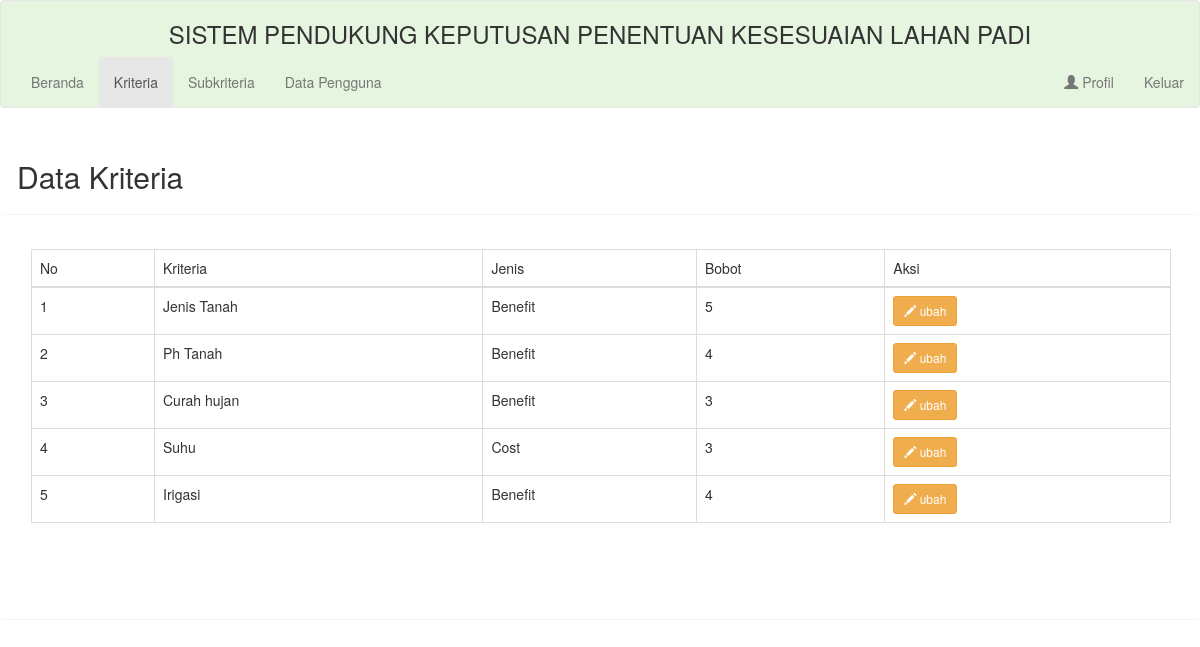
/admin/kriteria/data_kriteria.php, run on the app's committed database.
### tables this page shows
CREATE TABLE `kriteria` (
  `id_kriteria` int(11) NOT NULL,
  `nama_kriteria` varchar(255) NOT NULL,
  `jenis_kriteria` varchar(255) NOT NULL,
  `bobot_kriteria` double NOT NULL
);

### admin/kriteria/data_kriteria.php (the view, shortened to what this page needs)
<?php
include "../../koneksi.php";
 ?>
<!DOCTYPE html>
<html>
    <head>
        <link rel="stylesheet" href="https://maxcdn.bootstrapcdn.com/bootstrap/3.4.1/css/bootstrap.min.css">
    </head>
    <body>
        <div class="wrapper">
            <div id="content">
                <nav class="navbar navbar-default justify-content-center" style="background: #e5f5df">
                    <div class="container-fluid">
                   		 <center>
                   		 	<h3>SISTEM PENDUKUNG KEPUTUSAN PENENTUAN KESESUAIAN LAHAN PADI</h3>
                   		 </center>
                   		 <ul class="nav navbar-nav">
				      <li><a href="../index_admin.php">Beranda</a></li>
				      <li class="active"><a href="data_kriteria.php">Kriteria</a></li>
				      <li><a href="../subkriteria/data_subkriteria.php">Subkriteria</a></li>
				      <li><a href="../pengguna/data_pengguna.php">Data Pengguna</a></li>
				    </ul>
				    <ul class="nav navbar-nav navbar-right">
				      <li><a href="profil/data_diri.php"><span class="glyphicon glyphicon-user"></span> Profil</a></li>
                      <li><a href="../keluar.php">Keluar</a></li>
				    </ul>
                    </div>
                </nav>
                <div class="panel">
                <div class="panel panel-heading">
                    <h2>Data Kriteria</h2>
                </div>
                <div class="panel-body">
                  <div class="container">
                  <table class="table table-bordered">
                  	<thead>
                  		<tr>
                  			<td>No</td>
                  			<td>Kriteria</td>
                  			<td>Jenis</td>
                  			<td>Bobot</td>
                  			<td>Aksi</td>
                  		</tr>
                  	</thead>
                  	<tbody>
                  		<?php
                                $no = 1;
                                $sql = "SELECT * FROM kriteria";
		                        foreach ($dbh->query($sql) as $data) :
		                        ?>
		                <tr>
		                	<td><?php echo $no ?></td>
		                	<td><?php echo $data['nama_kriteria'] ?></td>
		                	<td><?php echo $data['jenis_kriteria'] ?></td>
		                	<td><?php echo $data['bobot_kriteria'] ?></td>
		                	<td>
	                      	<a href="edit_kriteria.php?kriteria=<?php echo $data['id_kriteria'] ?>" class="btn btn-warning btn-sm btn-fill">
                          	<i class="glyphicon glyphicon-pencil"></i>
                          	<span>ubah</span>
                        	</a>
                	</td>
		                </tr>
		                <?php
		                $no++;
		            	endforeach;
		                         ?>
                  	</tbody>
                  </table>
              </div>
                </div>
                <br><br><br>
                </div>
                </div>
        </div>
    </body>
</html>

### data on the page
kriteria: nama_kriteria "Jenis Tanah", jenis_kriteria "Benefit", bobot_kriteria "5"
kriteria: nama_kriteria "Ph Tanah", jenis_kriteria "Benefit", bobot_kriteria "4"
kriteria: nama_kriteria "Curah hujan", jenis_kriteria "Benefit", bobot_kriteria "3"
kriteria: nama_kriteria "Suhu", jenis_kriteria "Cost", bobot_kriteria "3"
kriteria: nama_kriteria "Irigasi", jenis_kriteria "Benefit", bobot_kriteria "4"
